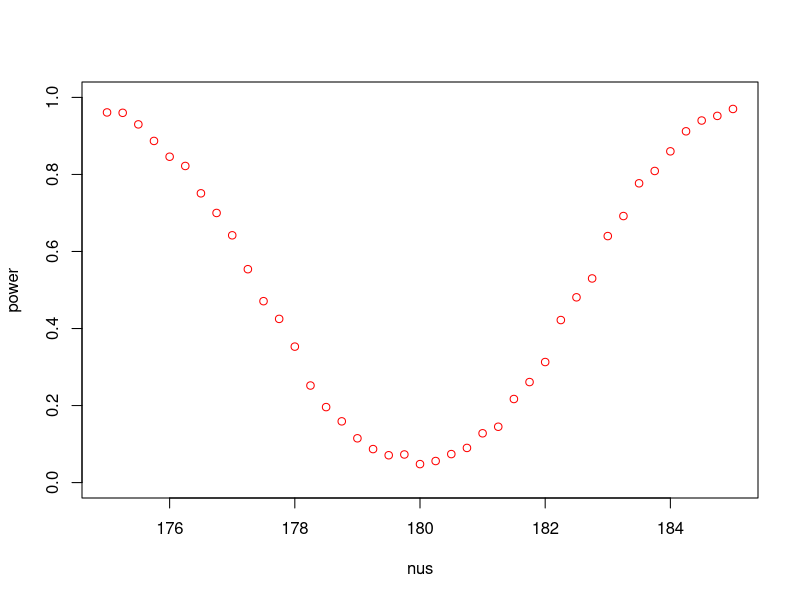
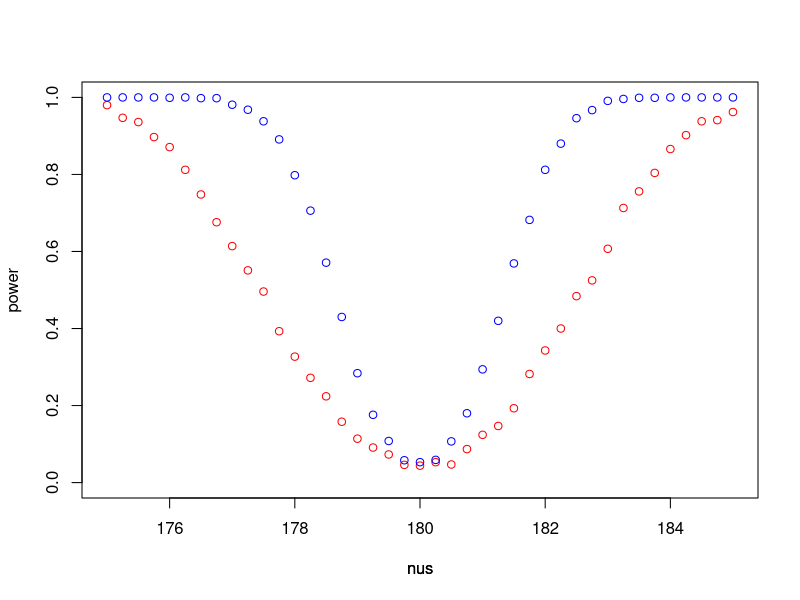
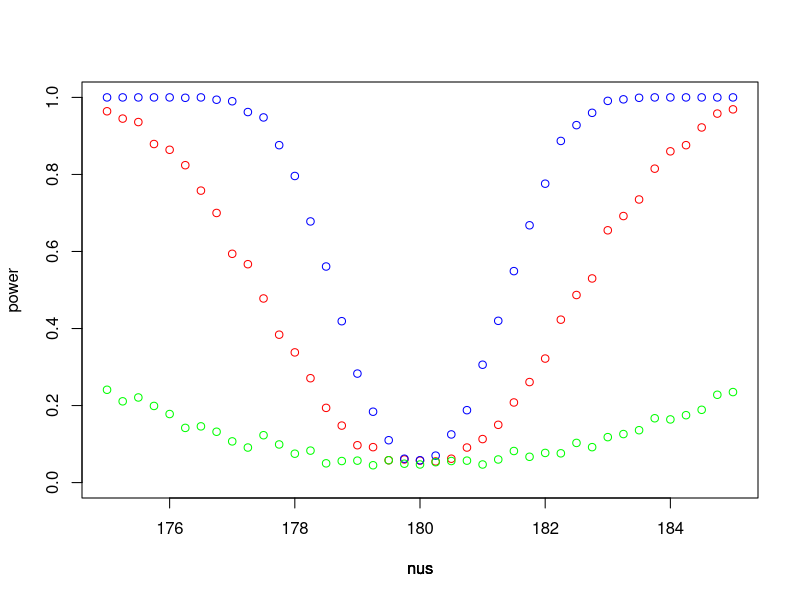

Reproduce these figures in R, in order.
## ---- chunk 1
plot_nu_power <- function(m, n, mu, nus, sd, B, col, add) {
    p_values <- numeric(B); power <- numeric(length(nus))
    for (i in 1:length(nus)) {
        for (b in 1:B) {
            x <- rnorm(m, mu, sd)
            y <- rnorm(n, nus[i], sd)
            p_values[b] <- t.test(x, y, var.equal=TRUE)$p.value
        }
        power[i] <- mean(p_values < 0.05)
    }
    if (add) {
        par(new=TRUE)
        plot(nus, power, type="p", col=col, axes=FALSE, ylab='', ylim=c(0, 1))
    } else {
        plot(nus, power, type="p", col=col, ylim=c(0, 1))
    }
}

plot_nu_power(30, 30, 180, seq(175, 185, by=0.25), 5, 1000, "red", FALSE)
## ---- chunk 2
plot_nu_power(30, 30, 180, seq(175, 185, by=0.25), 5, 1000, "red", FALSE)
plot_nu_power(100, 100, 180, seq(175, 185, by=0.25), 5, 1000, "blue", TRUE)
## ---- chunk 3
plot_nu_power(30, 30, 180, seq(175, 185, by=0.25), 5, 1000, "red", FALSE)
plot_nu_power(100, 100, 180, seq(175, 185, by=0.25), 5, 1000, "blue", TRUE)
plot_nu_power(30, 30, 180, seq(175, 185, by=0.25), 15, 1000, "green", TRUE)
